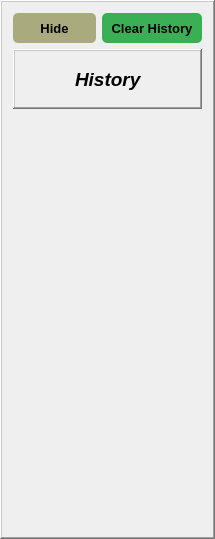
     <widget class="QFrame" name="historyFrame">
      <property name="minimumSize">
       <size>
        <width>211</width>
        <height>501</height>
       </size>
      </property>
      <property name="maximumSize">
       <size>
        <width>270</width>
        <height>1000</height>
       </size>
      </property>
      <property name="styleSheet">
       <string notr="true">QPushButton{
border-radius: 5px;
}
</string>
      </property>
      <property name="frameShape">
       <enum>QFrame::Shape::WinPanel</enum>
      </property>
      <property name="frameShadow">
       <enum>QFrame::Shadow::Raised</enum>
      </property>
      <layout class="QVBoxLayout" name="verticalLayout_4">
       <item>
        <layout class="QHBoxLayout" name="horizontalLayout_9">
         <item>
          <widget class="QPushButton" name="pushButton">
           <property name="minimumSize">
            <size>
             <width>71</width>
             <height>30</height>
            </size>
           </property>
           <property name="maximumSize">
            <size>
             <width>16777215</width>
             <height>30</height>
            </size>
           </property>
           <property name="font">
            <font>
             <pointsize>10</pointsize>
             <bold>true</bold>
            </font>
           </property>
           <property name="styleSheet">
            <string notr="true">background-color: rgb(170, 170, 127);</string>
           </property>
           <property name="text">
            <string>Hide</string>
           </property>
          </widget>
         </item>
         <item>
          <widget class="QPushButton" name="pushButton_clear_history">
           <property name="minimumSize">
            <size>
             <width>100</width>
             <height>30</height>
            </size>
           </property>
           <property name="maximumSize">
            <size>
             <width>110</width>
             <height>30</height>
            </size>
           </property>
           <property name="font">
            <font>
             <pointsize>10</pointsize>
             <italic>false</italic>
             <bold>true</bold>
            </font>
           </property>
           <property name="styleSheet">
            <string notr="true">background-color: rgb(58, 175, 86);
</string>
           </property>
           <property name="text">
            <string>Clear History</string>
           </property>
           <property name="icon">
            <iconset resource="my_calc_icons.qrc">
             <normaloff>:/myIcons/clear_history.png</normaloff>:/myIcons/clear_history.png</iconset>
           </property>
           <property name="iconSize">
            <size>
             <width>25</width>
             <height>25</height>
            </size>
           </property>
          </widget>
         </item>
        </layout>
       </item>
       <item>
        <widget class="QLabel" name="historyLabel">
         <property name="minimumSize">
          <size>
           <width>189</width>
           <height>60</height>
          </size>
         </property>
         <property name="maximumSize">
          <size>
           <width>16777215</width>
           <height>60</height>
          </size>
         </property>
         <property name="font">
          <font>
           <pointsize>14</pointsize>
           <italic>true</italic>
           <bold>true</bold>
          </font>
         </property>
         <property name="frameShape">
          <enum>QFrame::Shape::WinPanel</enum>
         </property>
         <property name="frameShadow">
          <enum>QFrame::Shadow::Raised</enum>
         </property>
         <property name="text">
          <string>History</string>
         </property>
         <property name="indent">
          <number>60</number>
         </property>
        </widget>
       </item>
       <item>
        <widget class="QWidget" name="historyWidget" native="true">
         <property name="minimumSize">
          <size>
           <width>189</width>
           <height>411</height>
          </size>
         </property>
         <layout class="QVBoxLayout" name="verticalLayout_5">
          <item>
           <layout class="QGridLayout" name="gridLayout">
            <item row="1" column="0">
             <widget class="QLabel" name="history_label_2">
              <property name="text">
               <string/>
              </property>
             </widget>
            </item>
            <item row="6" column="0">
             <widget class="QLabel" name="history_label_7">
              <property name="text">
               <string/>
              </property>
             </widget>
            </item>
            <item row="7" column="0">
             <widget class="QLabel" name="history_label_8">
              <property name="text">
               <string/>
              </property>
             </widget>
            </item>
            <item row="8" column="0">
             <widget class="QLabel" name="history_label_9">
              <property name="text">
               <string/>
              </property>
             </widget>
            </item>
            <item row="5" column="0">
             <widget class="QLabel" name="history_label_6">
              <property name="text">
               <string/>
              </property>
             </widget>
            </item>
            <item row="4" column="0">
             <widget class="QLabel" name="history_label_5">
              <property name="text">
               <string/>
              </property>
             </widget>
            </item>
            <item row="2" column="0">
             <widget class="QLabel" name="history_label_3">
              <property name="text">
               <string/>
              </property>
             </widget>
            </item>
            <item row="0" column="0">
             <widget class="QLabel" name="history_label_1">
              <property name="font">
               <font>
                <italic>true</italic>
                <bold>true</bold>
               </font>
              </property>
              <property name="text">
               <string/>
              </property>
             </widget>
            </item>
            <item row="3" column="0">
             <widget class="QLabel" name="history_label_4">
              <property name="text">
               <string/>
              </property>
             </widget>
            </item>
            <item row="9" column="0">
             <widget class="QLabel" name="history_label_10">
              <property name="text">
               <string/>
              </property>
             </widget>
            </item>
           </layout>
          </item>
         </layout>
        </widget>
       </item>
      </layout>
     </widget>
